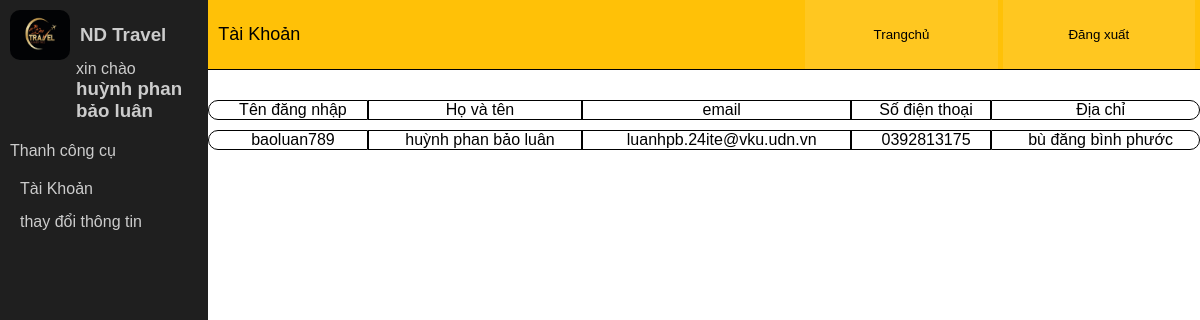
Screenshot of /index.php?controller=user&action=index (signed in) with the database file from the repository.
### tables this page shows
CREATE TABLE `user` (
  `userID` int(11) NOT NULL,
  `userName` varchar(50) NOT NULL,
  `fullName` varchar(255) NOT NULL,
  `passWord` varchar(255) NOT NULL,
  `email` varchar(50) NOT NULL,
  `phoneNumber` varchar(15) NOT NULL,
  `address` varchar(255) DEFAULT NULL,
  `ipAdress` varchar(50) NOT NULL,
  `isActive` tinyint(1) NOT NULL DEFAULT 1,
  `status` enum('d','b') NOT NULL COMMENT 'b: ban , d: xoá',
  `createdDate` timestamp NOT NULL DEFAULT current_timestamp() ON UPDATE current_timestamp(),
  `updateDate` datetime DEFAULT current_timestamp() ON UPDATE current_timestamp(),
  `token` varchar(4) NOT NULL,
  `verified` tinyint(1) NOT NULL COMMENT '0 chưa xác thực tài khoản'
);

### core/baseController.php (called while the page is built, shortened)
<?php
 class baseController{
    protected function renderView($view,$data=[]){
        extract($data);
        require_once 'views/layouts-part/'.$view.'.php';
    }
 }

### controllers/UserController.php (called while the page is built, shortened)
<?php
require_once 'core/baseController.php';
class UserController extends baseController {
    public function index() {
        $UserModel = new UserModel();
        $currentUser = $_SESSION['user'];
        $UserID = $currentUser['userID'];
        $data = $UserModel->getUserById($UserID);
        $this->renderView('account',['user'=>$data]);
    }
}

### index.php (called while the page is built, shortened)
<?php
require_once 'configs/database.php';
require_once 'core/coreModel.php';
require_once 'core/baseController.php';
require_once 'core/router.php';

### core/coreModel.php (called while the page is built, shortened)
<?php
 class coreModel
 {
   public function __construct()
   {
      $this->conn = database::connectPDO();
   }
}

### configs/database.php (called while the page is built, shortened)
<?php
 class database{
    private static $conn;
    public static function connectPDO() {
        try {
    if(class_exists('PDO')){
         $options = array(
        PDO::MYSQL_ATTR_INIT_COMMAND => "SET NAMES utf8",
        PDO::ATTR_ERRMODE => PDO::ERRMODE_EXCEPTION,
    );
    $dsn =_DRIVER.":host="._HOST."; dbname="._DB;
    self::$conn = new PDO ($dsn,_USER,_PASS,$options);
} } catch(Exception $ex) {
    echo "loi ket noi ". $ex -> getMessage();
}
return self::$conn;
    }
 }

### models/UserModel.php (called while the page is built, shortened)
<?php
class UserModel extends coreModel{
    public function getUserById($id) {
        $sql = "SELECT * FROM user WHERE userID = :id";
        $stm = $this->conn->prepare($sql);
        $stm->execute(['id' => $id]);
        return $stm->fetch(PDO::FETCH_ASSOC);
    }
}

### views/layouts-part/account.php (the view)
<?php require __DIR__ . '/../part/sliderU.php' ?>
<div class="admin-right">
    <div class="admin-right-top row">
        <p>Tài Khoản</p>
        <button><a href="index.php?controller=home&action=index">Trangchủ</a></button>
        <button><a href="index.php?controller=login&action=logout">Đăng xuất</a></button>
    </div>
    <div class="admin-right-bottom">
        <table>
            <tr align="center">
                <td>Tên đăng nhập</td>
                <td>Họ và tên</td>
                <td>email</td>
                <td>Số điện thoại</td>
                <td>Địa chỉ</td>
            </tr>
            <?php if(isset($user) && !empty($user)): ?>
            <tr align="center">
                <td><?= htmlspecialchars( $user['userName']) ?></td>
                <td><?= htmlspecialchars($user['fullName']) ?></td>
                <td><?= htmlspecialchars($user['email']) ?></td>
                <td><?= htmlspecialchars($user['phoneNumber']) ?></td>
                <td><?= $user['address'] ?></td>
            </tr>
            <?php else: ?>
            <tr>
                <td colspan="8">Không có tour nào</td>
            </tr>
            <?php endif; ?>
        </table>
    </div>
</div>
</div>
</body>
</html>

### views/part/sliderU.php (shortened to what this page needs)
<?php
$user = $_SESSION['user'] ?? null;
?>
<!DOCTYPE html>
<html lang="en">
<head>
    <link rel="stylesheet" href="../DA2/public/asset/css/sidebar.css" />
    <link rel="stylesheet" href="../DA2/public/asset/css/admin.css" />
    <link rel="stylesheet" href="https://cdnjs.cloudflare.com/ajax/libs/font-awesome/6.2.0/css/all.min.css" />
</head>
<body>
    <div class="admin row">
        <div class="admin-left">
            <div class="admin-logo row">
                <img src="../DA2/public/asset/img/logo.jpg" alt="" />
                <h3>ND Travel</h3>
            </div>
            <div class="anh-nen row">
                <div class="img"><img src="" alt="" /></div>
                <div class="anh-nen-conten">
                    <p>xin chào</p>
                    <h3><?= htmlspecialchars($user['fullName']) ?></h3>
                </div>
            </div>
            <div class="quan-ly">
                <p>Thanh công cụ</p>
                <div class="danh-muc">
                    <ul>
                        <li>
                            <a href="index.php?controller=user&action=index">Tài Khoản</a>
                        </li>
                        <li><a href="index.php?controller=user&action=updateUser">thay đổi thông tin</a></li>
                    </ul>
                </div>
            </div>
        </div>

### public/asset/css/sidebar.css (style rules this page uses)
* { margin: 0; padding: 0; box-sizing: border-box; }
.row { display: flex; }
li { list-style: none; border: none; }
a { text-decoration: none; color: black; }
.admin { width: 100%; height: 100vh; }
.admin-left { background-color: #1f1f1f; flex: 1; display: flex; flex-direction: column; padding: 10px 0 5px 10px; }
.admin-logo { align-items: center; }
.admin-logo img { height: 50px; width: 60px; border-radius: 10px; margin-right: 10px; }
.img { flex: 1; }
.anh-nen-conten { flex: 2; }
.anh-nen-conten p, h3 { color: #ccc; }
.anh-nen { margin-bottom: 20px; }
.quan-ly p { margin-bottom: 20px; color: #ccc; }
.danh-muc { padding-left: 10px; }
.danh-muc ul li { margin-bottom: 15px; cursor: pointer; }
.danh-muc ul li a { color: #ccc; }
.admin-right { flex: 5; }
.admin-right-top { height: 70px; background-color: #ffc107; border-bottom: 1px solid black; align-items: center; }
.admin-right-top p { flex: 3; padding: 10px 10px; font-size: 18px; }
.admin-right-top button { height: 100%; background-color: rgba(255, 255, 255, 0.1); border: none; flex: 1; margin-right: 5px; }
.admin-right-bottom { margin-top: 20px; }
.admin-right-bottom table { width: 100%; border-spacing: 0 10px; border-collapse: separate; }
.admin-right-bottom table tr td { padding-left: 10px; border: 1px solid black; }
.admin-right-bottom table tr td:first-child { border-top-left-radius: 10px; border-bottom-left-radius: 10px; }
.admin-right-bottom table tr td:last-child { border-top-right-radius: 10px; border-bottom-right-radius: 10px; }

### public/asset/css/admin.css (style rules this page uses)
* { margin: 0; padding: 0; box-sizing: border-box; font-family: Arial, Helvetica, sans-serif; color: black; }
a { text-decoration: none; }
ul { list-style: none; }
li { list-style: none; }

### rows the page displays
user: fullName "huỳnh phan bảo luân", userName "baoluan789", email "luanhpb.24ite@vku.udn.vn", phoneNumber "0392813175", address "bù đăng bình phước"
